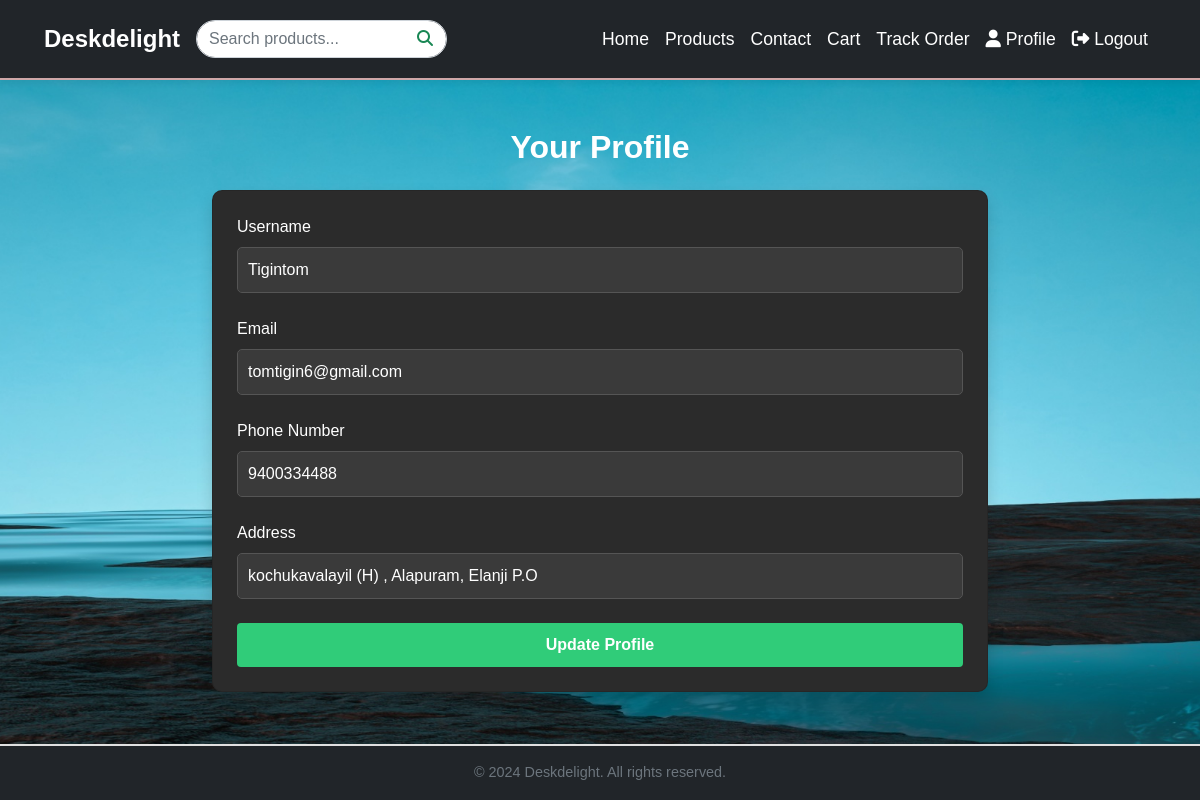
Screenshot of /profile/ (signed in) with the database file from the repository.
### myapp/models.py (models this page shows)
class CustomUser(AbstractUser):
    phone_number = models.CharField(max_length=15, blank=True, null=True)
    address = models.TextField(blank=True, null=True)

### myapp/views.py (the view, shortened to what this page needs)
# urls.py: path('profile/', views.user_profile, name='user_profile'),
@login_required
def user_profile(request):
    return render(request, 'user_profile.html', {'user': request.user})

### templates/user_profile.html (shortened to what this page needs)
{% extends 'base.html' %}
{% block content %}
<div class="container mt-5" style="max-width: 800px;">
    <h2 class="text-center text-white mb-4" style="font-weight: bold;">Your Profile</h2>
    <div class="card shadow" style="border-radius: 10px; background-color: #2b2b2b; color: #fff;">
        <div class="card-body p-4">
            <form id="profileForm" method="post" onsubmit="showPopup(event)">
                <div class="mb-4">
                    <label for="username" class="form-label" style="font-weight: 500;">Username</label>
                    <input type="text" class="form-control" id="username" name="username" value="{{ user.username }}" style="padding: 10px; border-radius: 5px; background-color: #3a3a3a; color: #fff; border: 1px solid #555;" required>
                </div>
                <div class="mb-4">
                    <label for="email" class="form-label" style="font-weight: 500;">Email</label>
                    <input type="email" class="form-control" id="email" name="email" value="{{ user.email }}" style="padding: 10px; border-radius: 5px; background-color: #3a3a3a; color: #fff; border: 1px solid #555;" required>
                </div>
                <div class="mb-4">
                    <label for="phone_number" class="form-label" style="font-weight: 500;">Phone Number</label>
                    <input type="text" class="form-control" id="phone_number" name="phone_number" value="{{ user.phone_number }}" style="padding: 10px; border-radius: 5px; background-color: #3a3a3a; color: #fff; border: 1px solid #555;" required>
                </div>
                <div class="mb-4">
                    <label for="address" class="form-label" style="font-weight: 500;">Address</label>
                    <input type="text" class="form-control" id="address" name="address" value="{{ user.address }}" style="padding: 10px; border-radius: 5px; background-color: #3a3a3a; color: #fff; border: 1px solid #555;" required>
                </div>
                <button type="submit" class="btn btn-primary w-100" style="padding: 10px; font-weight: 600; background-color: #30cc79; border: none;">Update Profile</button>
            </form>
        </div>
    </div>
</div>
{% endblock %}

### static/indexstyle.css (style rules this page uses)
.form-control { border-radius: 30px; }

### rows the page displays
CustomUser: username "Tigintom", email "tomtigin6@gmail.com", phone_number "9400334488", address "kochukavalayil (H) , Alapuram, Elanji P.O"
